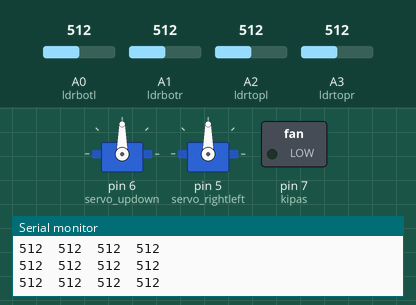
The sketch below on a simulated Arduino Uno, built with avr-gcc and run on an emulated ATmega328P. On the bench: 2 × servo, switched loads named in the sketch (green lamp = pin HIGH), the last lines printed to the serial monitor. Inputs (shaded band) come from the test bench; at power-on: A0 (ldrbotl) = 512, A1 (ldrbotr) = 512, A2 (ldrtopl) = 512, A3 (ldrtopr) = 512.

Above: at 1.2 s.
1.3 s: A0 (ldrbotl) set to 489
4.3 s: A0 (ldrbotl) set to 460
At 4.8 s:
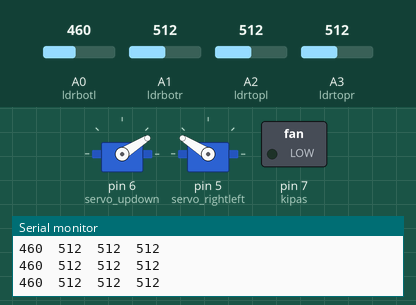
At 5.9 s:
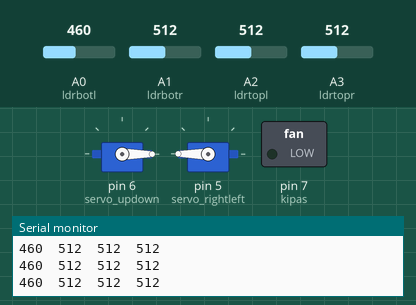
6.5 s: A1 (ldrbotr) set to 439
8.0 s: A1 (ldrbotr) set to 404
At 10.6 s:
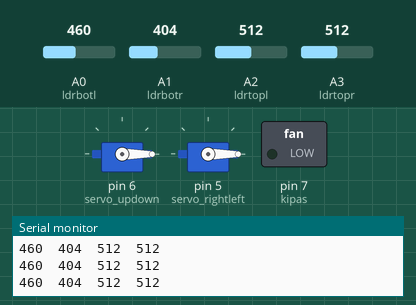
11.0 s: A2 (ldrtopl) set to 429
12.5 s: A2 (ldrtopl) set to 408
At 13.0 s:
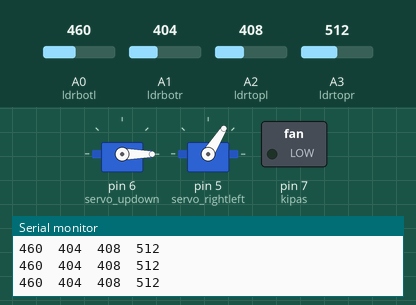
Timing chart, 0 to 15.5 s (numbered marks = the images above; inputs shaded):
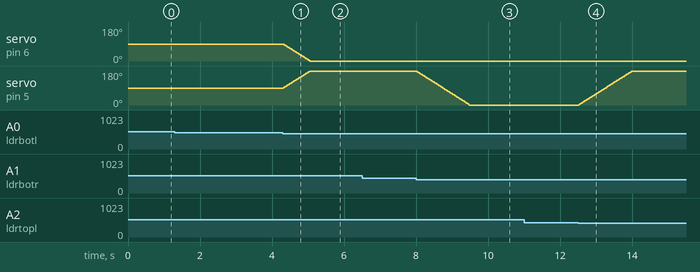

The sketch:

Turret.ino
```cpp
#include <Servo.h>  // Servo motor library

// Define pin connections and initial variables
// catatan untuk lihat kiri kana lihat dari belakang sensor bukan  sensor
const int ldrtopr = A3;
const int ldrtopl = A2;
const int ldrbotr = A1;
const int ldrbotl = A0;
const int kipas = 7;
int topl = 0, topr = 0, botl = 0, botr = 0;
int threshold_value = 20;  // Measurement sensitivity threshold
int threshold = 900;

Servo servo_updown;       // Servo motor for up-down movement
Servo servo_rightleft;    // Servo motor for right-left movement

void setup() {
  Serial.begin(9600);       // Serial connection setup (for debugging, optional)
  pinMode(kipas, OUTPUT);
  servo_updown.attach(6);   // Servo motor pin for up-down movement
  servo_rightleft.attach(5); // Servo motor pin for right-left movement
  digitalWrite(kipas, HIGH);
  servo_updown.write(90);
  servo_rightleft.write(90);
}

void loop() {
  automaticsolartracker();
  Serial.print(analogRead(A0));
  Serial.print("\t");
  Serial.print(analogRead(A1));
  Serial.print("\t");
  Serial.print(analogRead(A2));
  Serial.print("\t");
  Serial.print(analogRead(A3));
  Serial.print("\n");
  pemadam();
}

void pemadam() {
    if (ldrtopr < threshold || ldrtopl < threshold || ldrbotr < threshold || ldrbotl < threshold) {
    digitalWrite(kipas, LOW); // Kipas menyala (relay aktif)

  } else {
    digitalWrite(kipas, HIGH); // Kipas mati (relay non-aktif)
  }
}

void automaticsolartracker() {
  // Read LDR values
  topr = analogRead(ldrtopr);
  topl = analogRead(ldrtopl);
  botr = analogRead(ldrbotr);
  botl = analogRead(ldrbotl);

  // Calculate average values for top, bottom, left, and right LDRs
  int avgtop = (topr + topl) / 2;
  int avgbot = (botr + botl) / 2;
  int avgleft = (topl + botl) / 2;
  int avgright = (topr + botr) / 2;

  // Calculate differences
  int diffelev = avgtop - avgbot;
  int diffazi = avgright - avgleft;

  // Left-right movement
  if (abs(diffazi) >= threshold_value) {
    if (diffazi > 0 && servo_rightleft.read() < 180) {
      servo_rightleft.write(servo_rightleft.read() + 2);
    } else if (diffazi < 0 && servo_rightleft.read() > 0) {
      servo_rightleft.write(servo_rightleft.read() - 2);
    }
  }

  // Up-down movement
  if (abs(diffelev) >= threshold_value) {
    if (diffelev < 0 && servo_updown.read() < 180) {
      servo_updown.write(servo_updown.read() + 2);
    } else if (diffelev > 0 && servo_updown.read() > 0) {
      servo_updown.write(servo_updown.read() - 2);
    }
  }
}
```

Measured:
- the behaviour switches between 474 and 473 on A0 (ldrbotl) (found by bisection; images 0 and 1)
- the behaviour switches between 422 and 421 on A1 (ldrbotr) (found by bisection; images 2 and 3)
- the behaviour switches between 418 and 417 on A2 (ldrtopl) (found by bisection; images 3 and 4)
- after the input at 4.3 s, servo on pin 6 (servo_updown): moves from 90° to 0° over 0.73 s, starting at once; servo on pin 5 (servo_rightleft): moves from 90° to 180° over 0.73 s, starting at once
- after the input at 8.0 s, servo on pin 5 (servo_rightleft): moves from 180° to 0° over 1.5 s, starting at once
- after the input at 12.5 s, servo on pin 5 (servo_rightleft): moves from 0° to 180° over 1.5 s, starting at once
